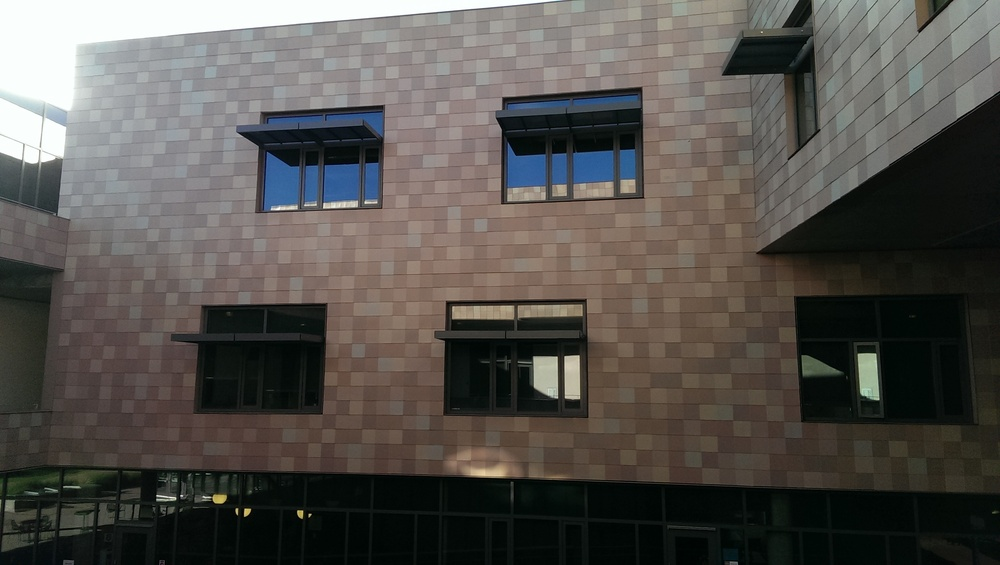
#> input picture test3.jpg, 1000 x 565 px, shrunk from 2688 x 1520 before the run
$ jupyter execute --allow-errors Untitled0.ipynb   (shell and % lines are left out)
#> lines starting #> are read from the running program, lines starting #| are printed output that depends on the picture
[cell 1]
import cv2
import numpy as np
%pylab

[cell 2]
im = cv2.imread('test3.jpg')
#> im is the input picture: shape (565, 1000, 3); mean B, G, R 78.2, 82.4, 85.4
imshow(im)

[cell 3]
kernel = np.array([[1]*3]*3)
dilateerode = cv2.erode(cv2.dilate(im,kernel,iterations=2),kernel,iterations=2)

[cell 4]
imshow(dilateerode)

[cell 5]
lapl = cv2.Laplacian(im,32,ksize=3)
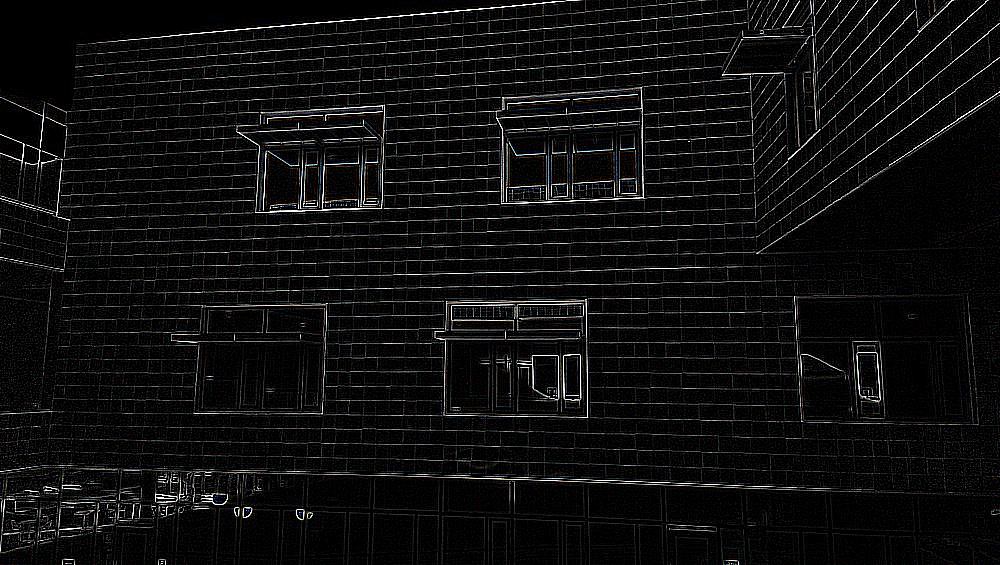
#> lapl: shape (565, 1000, 3); mean B, G, R 14.7, 14.6, 14.7

[cell 6]
imshow(lapl*5)
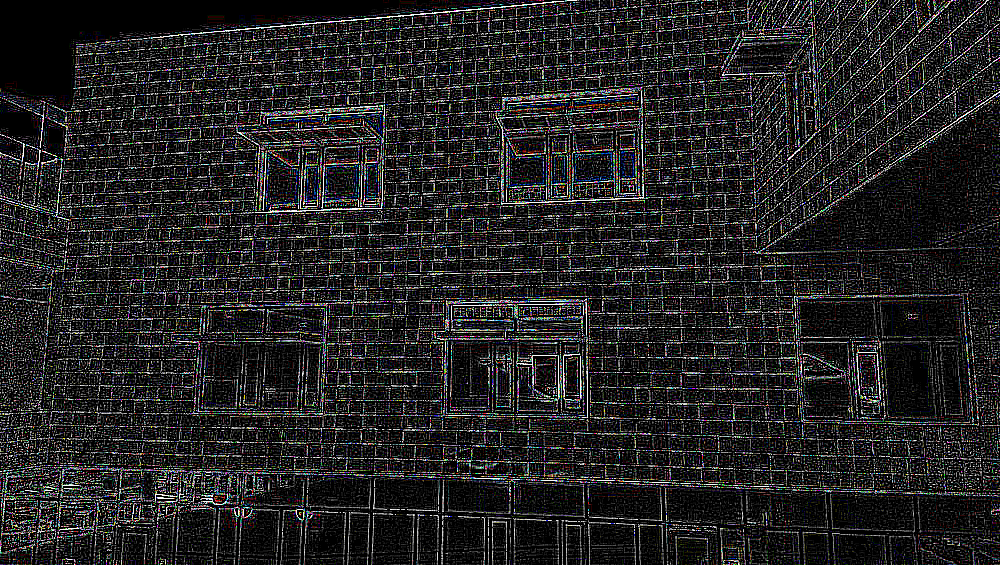
#> shown: shape (565, 1000, 3); mean R, G, B 35, 34.4, 35

[cell 7]
blurred = cv2.blur(dilateerode,(100,100))
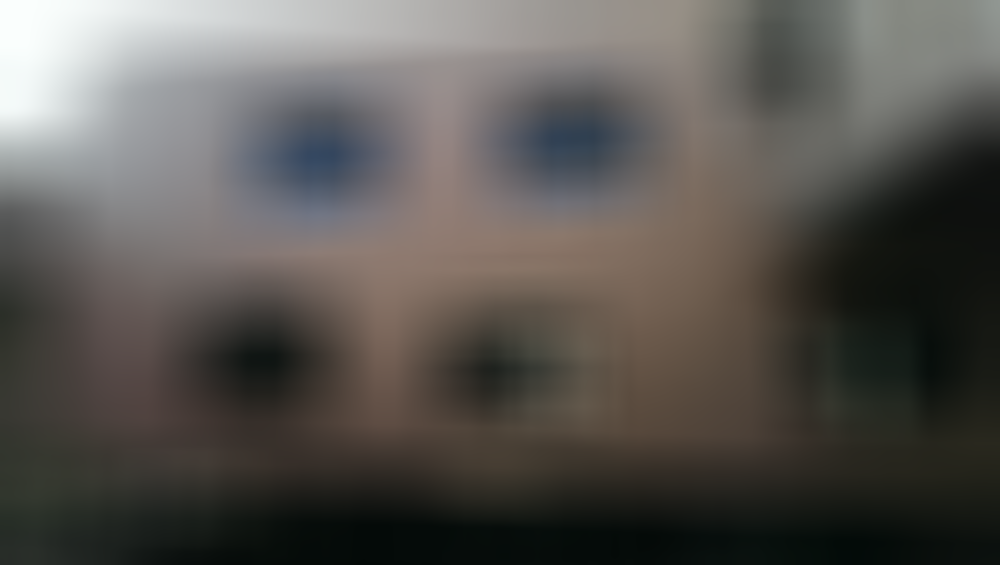
#> blurred: shape (565, 1000, 3); mean B, G, R 81.4, 85.4, 88.5

[cell 8]
imshow(dilateerode-blurred)
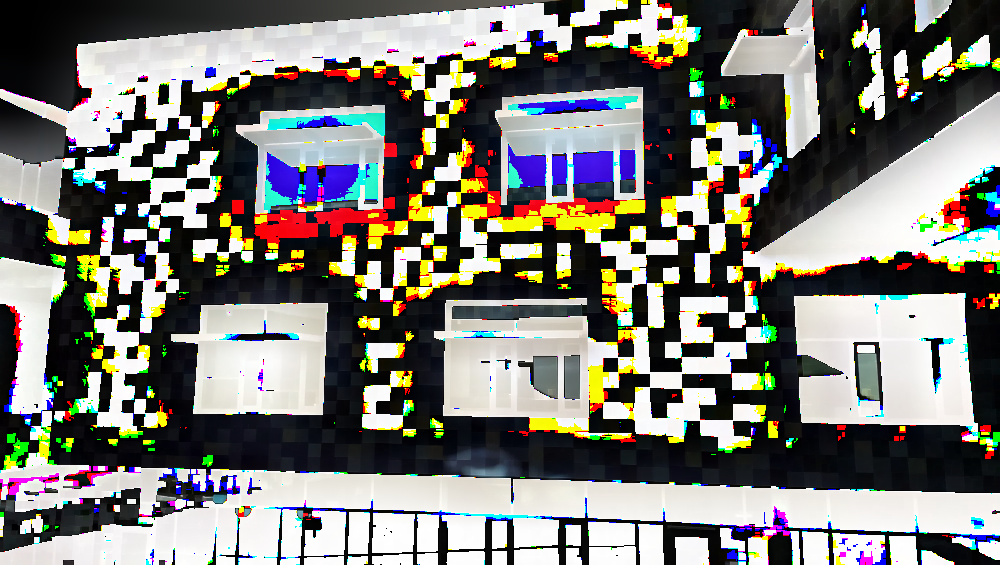
#> shown: shape (565, 1000, 3); mean R, G, B 122.8, 121.6, 116.8

[cell 9]
gray = cv2.cvtColor(dilateerode,cv2.COLOR_BGR2GRAY)
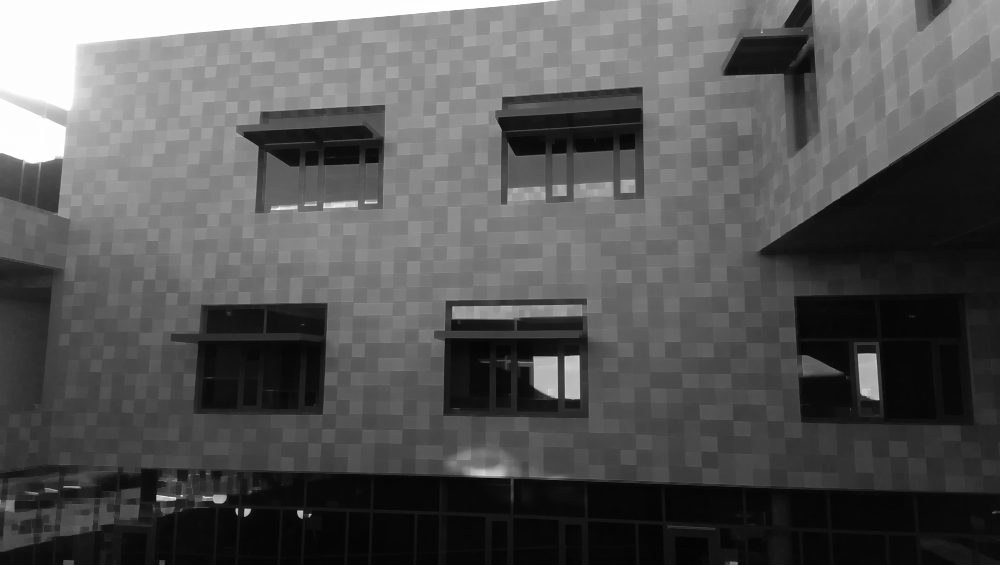
#> gray: shape (565, 1000); min 3, max 255, mean 85.8
blurred = cv2.blur(gray,(100,100))
#> blurred: shape (565, 1000)
imshow(gray > blurred)

[cell 10]
thresh = 2
significant = (gray > blurred + thresh)*1 - (gray < blurred - thresh)*1
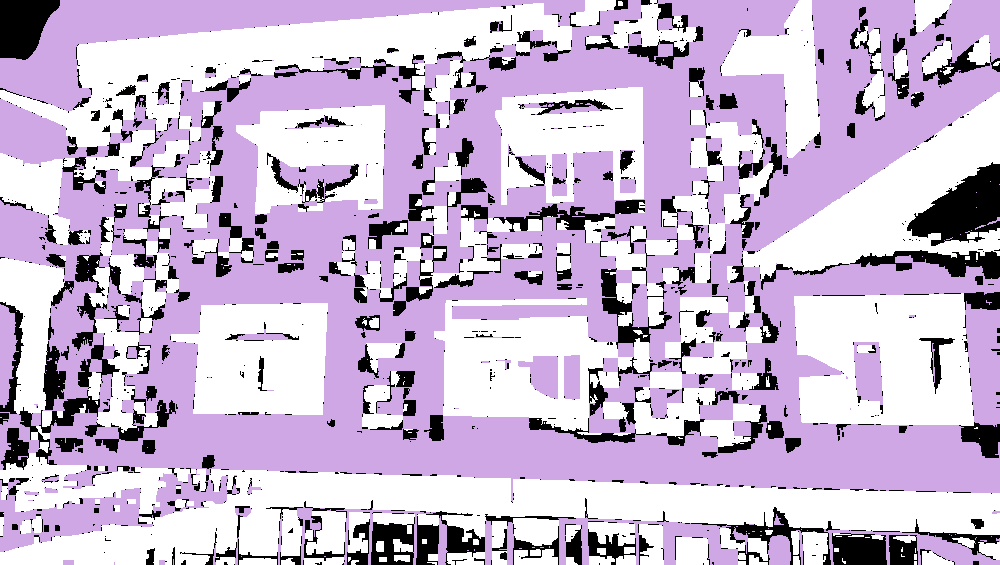
#> significant: shape (565, 1000) int64; 3 distinct labels, from -1 to 1; one colour per label, 0 black, -1 white

[cell 11]
imshow(significant)

[cell 12]
imshow(cv2.blur(significant,(30,30)))

[cell 13]
imshow(gray > blurred)

[cell 14]
imshow(cv2.blur(significant.astype(float),(30,30)))

[cell 15]
imshow(cv2.Canny(((gray>blurred)*255).astype(uint8),60,60))
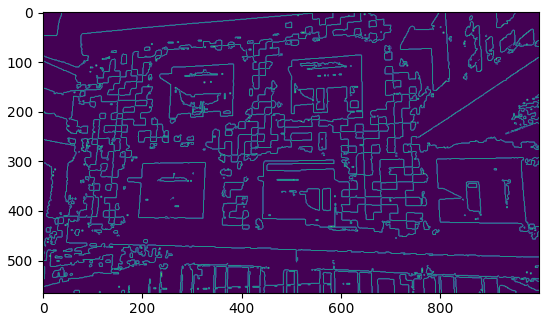
#> figure drawn by matplotlib, 1 panel

[cell 16]
imshow(significant*128+127)
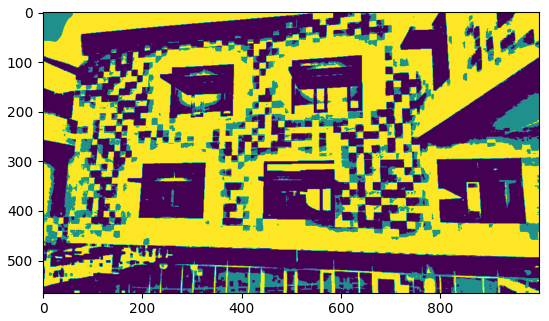
#> figure drawn by matplotlib, 1 panel

[cell 17]
houghdraw = im.copy()
#> (the rest of this cell did not finish here and is left out)

[cell 18]
imshow(im-dilateerode + 127)
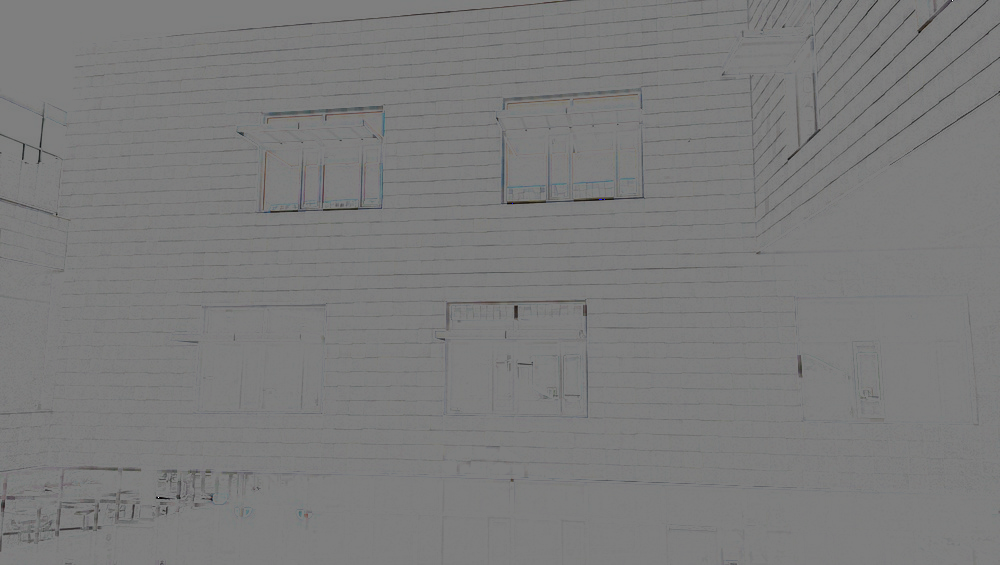
#> shown: shape (565, 1000, 3); mean R, G, B 124, 124.1, 124.1

[cell 19]
imshow(gray)

[cell 20]
imshow(cv2.cvtColor(im,cv2.COLOR_BGR2HSV_FULL)[:,:,0])
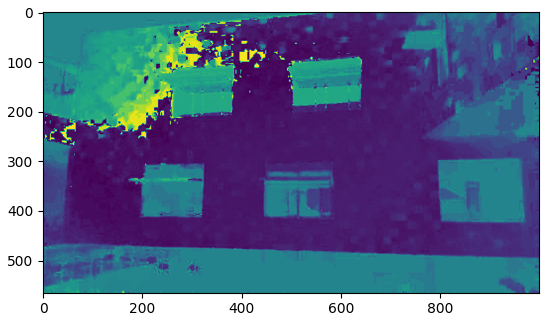
#> figure drawn by matplotlib, 1 panel

$ run again, with test2.jpg copied over test3.jpg
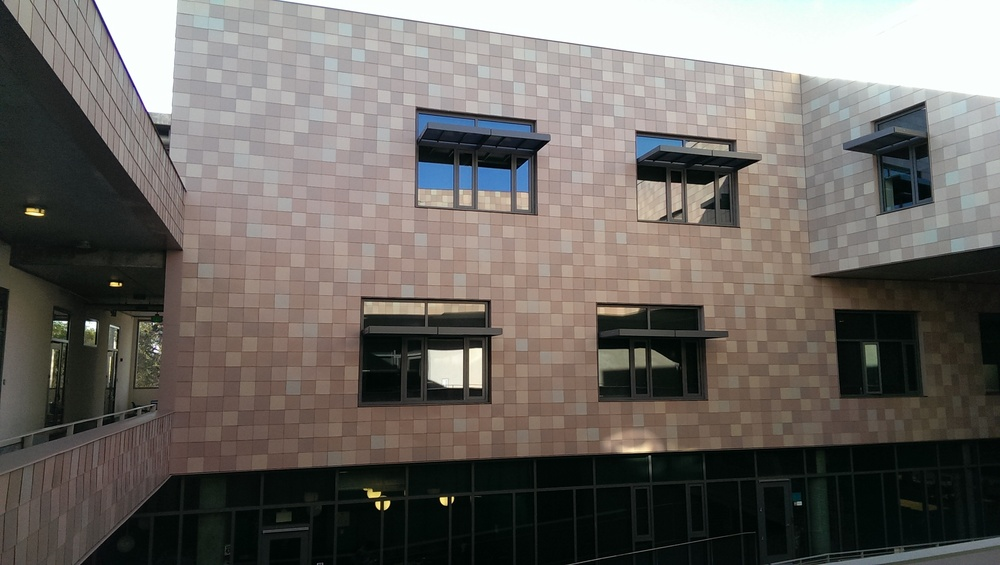
#> input picture test2.jpg, 1000 x 565 px, shrunk from 2688 x 1520 before the run
#> im is the input picture: shape (565, 1000, 3); mean B, G, R 99.6, 104.3, 108.6
#> `significant = (gray > blurred + thresh)*1 - (gray < blurred - thresh)*1`:
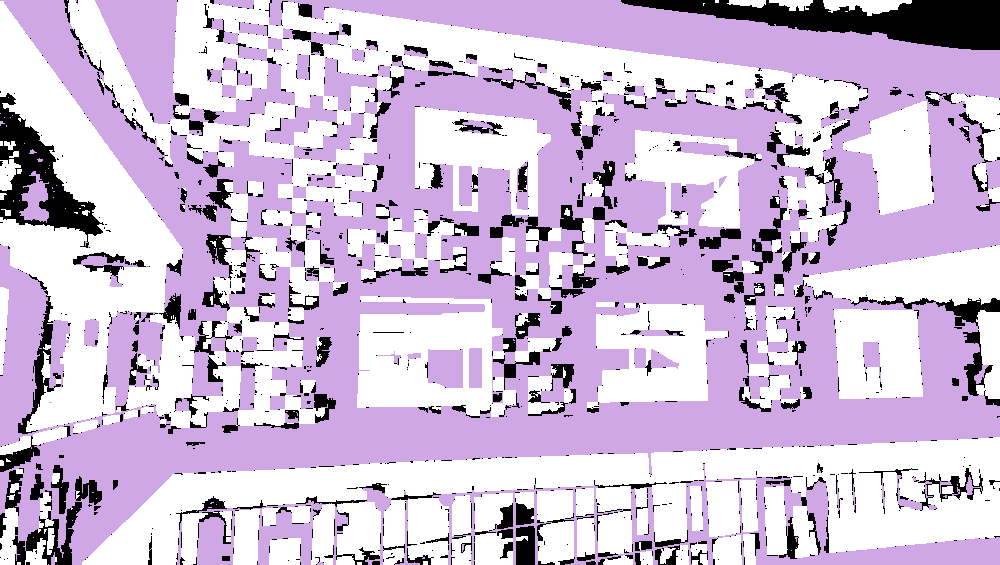
#> significant: shape (565, 1000) int64; 3 distinct labels, from -1 to 1; one colour per label, 0 black, -1 white
#> `[cell 20] imshow(cv2.cvtColor(im,cv2.COLOR_BGR2HSV_FULL)[:,:,0])`:
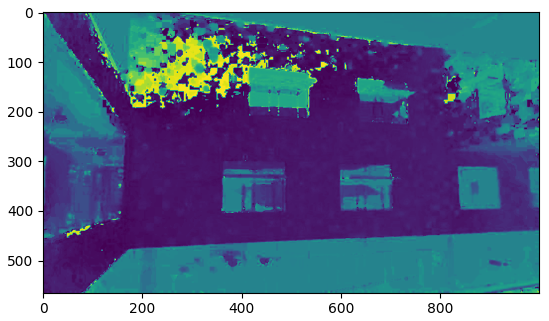
#> figure drawn by matplotlib, 1 panel

$ run again, with corrected.jpg copied over test3.jpg
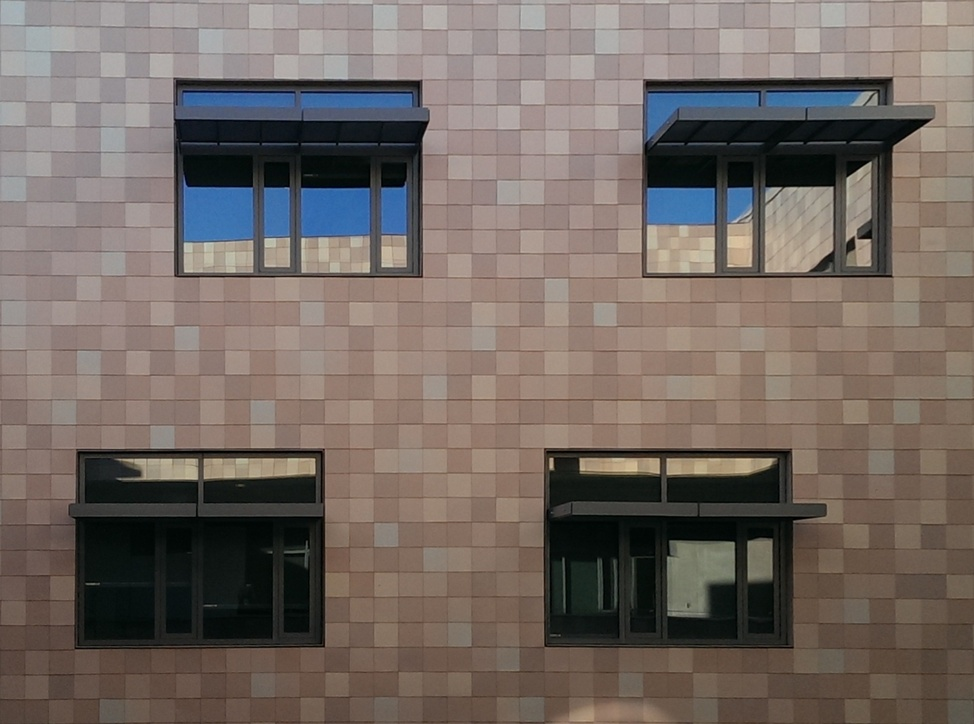
#> input picture corrected.jpg, 974 x 724 px, shrunk from 1989 x 1479 before the run
#> im is the input picture: shape (724, 974, 3); mean B, G, R 99, 104.9, 115.3
#> significant: shape (724, 974) int64; 3 distinct labels, from -1 to 1
#> `[cell 20] imshow(cv2.cvtColor(im,cv2.COLOR_BGR2HSV_FULL)[:,:,0])`:
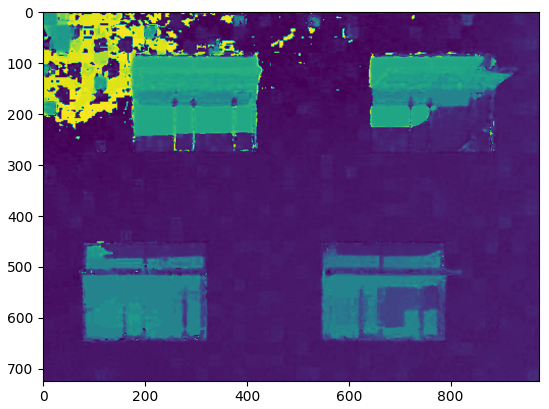
#> figure drawn by matplotlib, 1 panel
